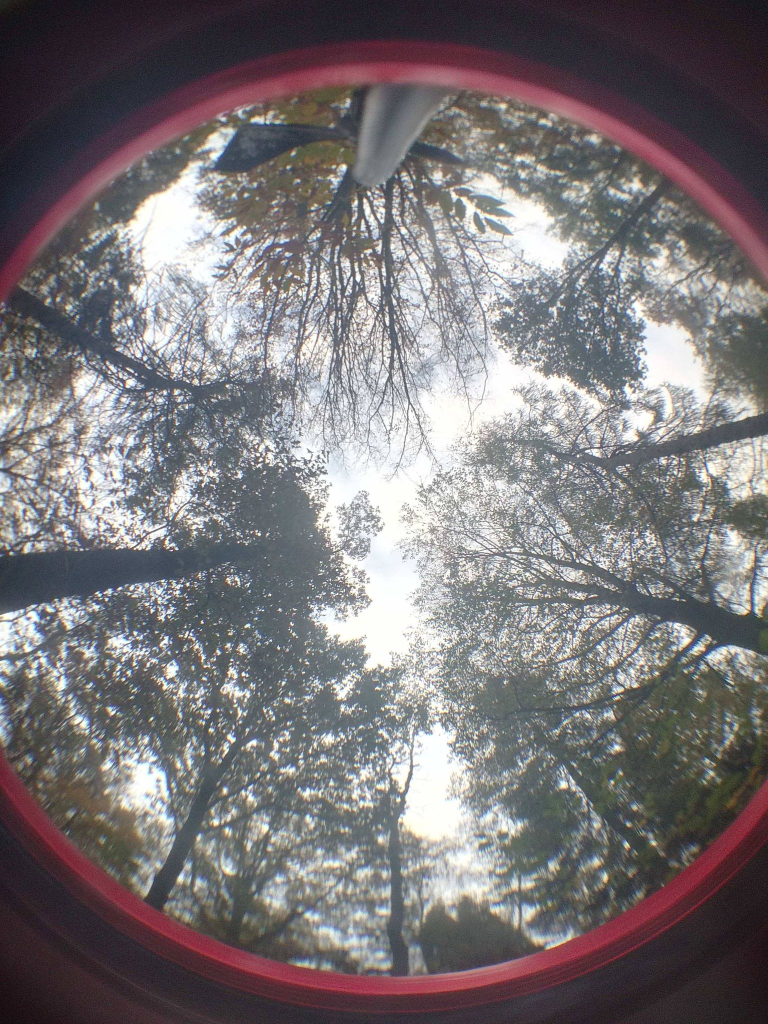
#> input picture rayman_scripts/VLINDER_foto/24_Eeklo_HetLeen.jpg, 1536 x 2048 px, found by its file name (shown at 1/2 size)
$ python fisheye_image_to_rayman_format.py   (older library calls are emulated)
#> lines starting #> are read from the running program, lines starting #| are printed output that depends on the picture; after the words box and inside, x2 and y2 are one past the last pixel; in counts of white or black regions, pixels touching at a corner belong together
#!/usr/bin/env python3
# -*- coding: utf-8 -*-
"""
Created on Tue Jan 18 11:07:17 2022

@author: thoverga
"""

import numpy as np
import cv2
import matplotlib.pyplot as plt
import copy

#%% settings

#debug
image_path = "/home/thoverga/Documents/VLINDER_github/VLINDER/rayman_scripts/VLINDER_foto/24_Eeklo_HetLeen.jpg"

output_path = "/home/thoverga/Documents/VLINDER_github/VLINDER/rayman_scripts/testje2.bmp"

#%%

def plotimg(img):
    plt.imshow(img)
    plt.show()

def format_image(image_path, output_path):
    # Read the image, convert it into grayscale, and make in binary image for threshold value of 1.
    img = cv2.imread(image_path,0)
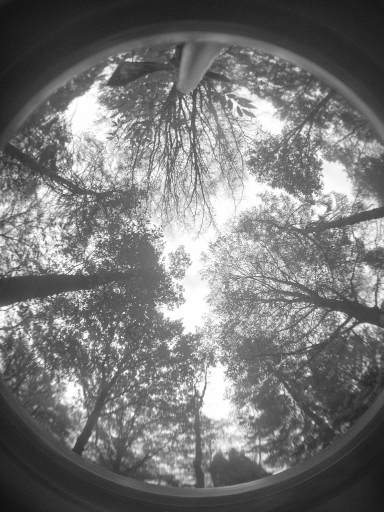
#> img: shape (2048, 1536) (shown at 1/4 size); min 1, max 255, mean 119.3

    # keep a copy of original image
    original = cv2.imread(image_path)
#> original is the input picture: shape (2048, 1536, 3); mean B, G, R 120.1, 117.5, 122.4

    # use binary threshold, all pixel that are beyond 3 are made white
    _, thresh_original = cv2.threshold(img, 70, 255, cv2.THRESH_BINARY)
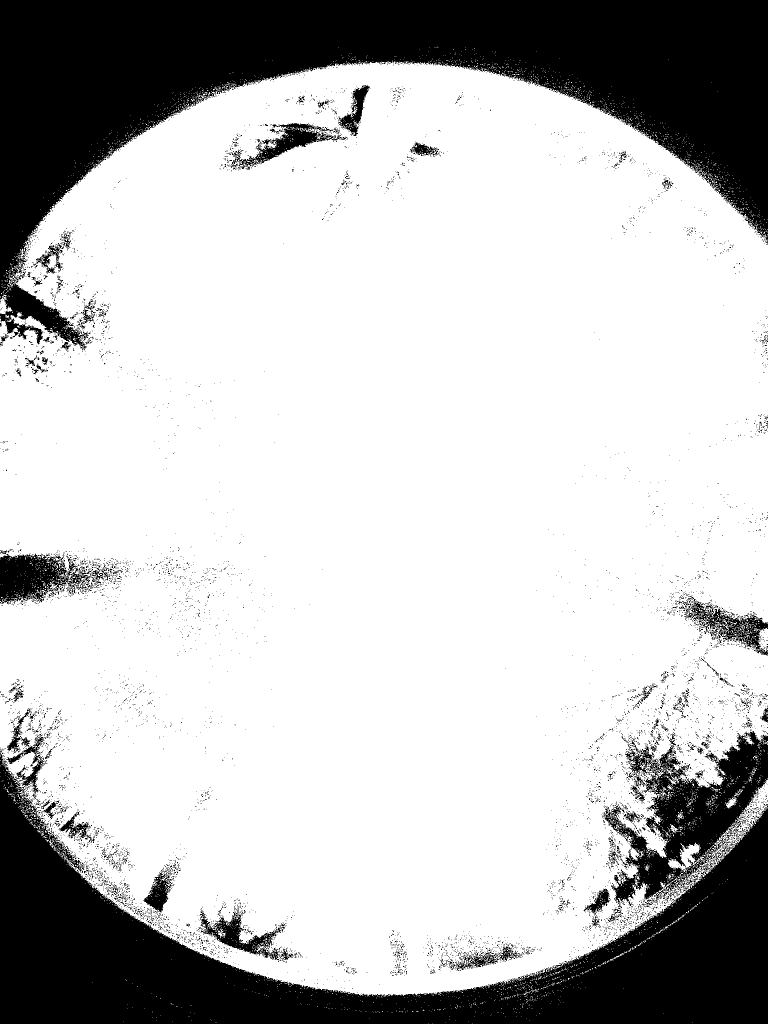
#> thresh_original: shape (2048, 1536) (shown at 1/2 size); 75.7% white; 7153 black regions (6979 under 20 px)
    # plotimg(thresh_original)

    # Now find contours in it.
    thresh = copy.copy(thresh_original)
    im2,contours,hierarchy = cv2.findContours(thresh,cv2.RETR_TREE,cv2.CHAIN_APPROX_SIMPLE)
#> contours = 13477 contours, 13082 with area under 20; largest, box (x1, y1, x2, y2) and area: (0, 121, 1536, 1994) 2412365, (399, 1820, 558, 1921) 5665, (476, 245, 677, 336) 5594, (676, 169, 741, 273) 2516, (285, 1744, 345, 1826) 2396

    #get contours with highest height
    lst_contours = []
    for cnt in contours:
        ctr = cv2.boundingRect(cnt)
        lst_contours.append(ctr)
#> this loop made 13477 passes
#> ctr on passes 1 to 3: (944, 2047, 1, 1), (865, 2047, 1, 1), (856, 2046, 1, 1)
#> after the loop, lst_contours = 13477 items, first 6: (944, 2047, 1, 1), (865, 2047, 1, 1), (856, 2046, 1, 1), (1384, 2045, 1, 1), (890, 2044, 1, 1), (431, 2044, 2, 1)

    #select the biggest boundingbox
    x,y,w,h = sorted(lst_contours, key=lambda coef: coef[3])[-1]
#> x = 0; y = 121; w = 1536; h = 1873


    # draw contours
    ctr = copy.copy(original)
    cv2.rectangle(ctr, (x,y),(x+w,y+h),(0,255,0),2)
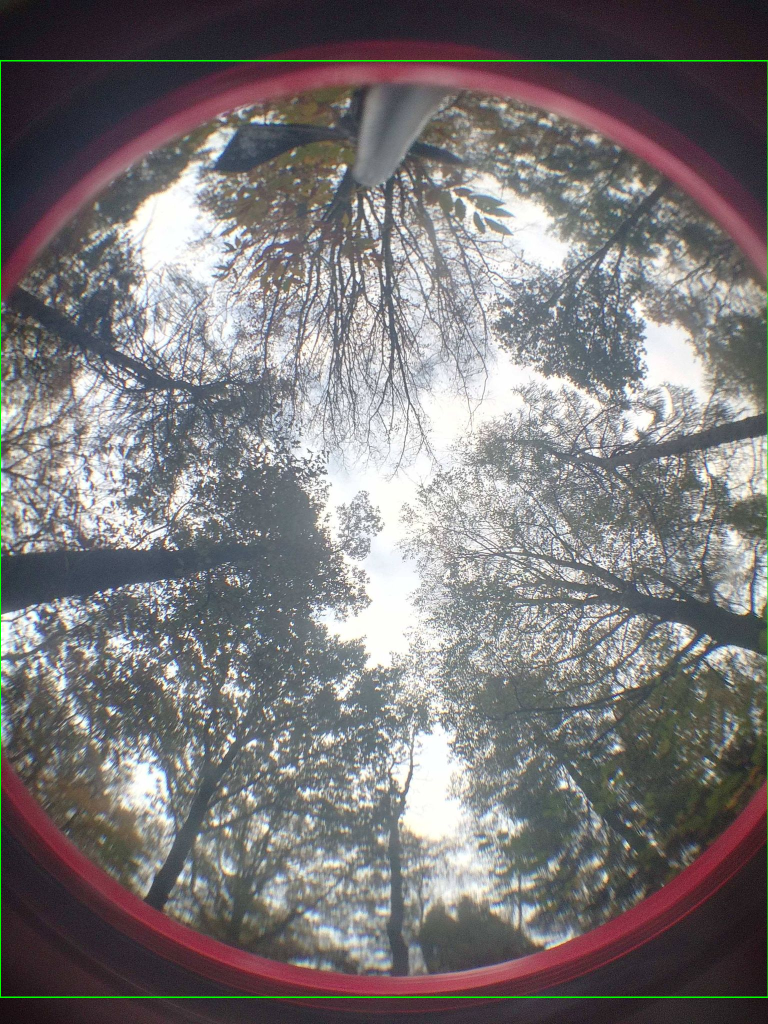
#> ctr: shape (2048, 1536, 3) (shown at 1/2 size); 0.47% of pixels changed, all inside (x1, y1, x2, y2) = (0, 120, 1536, 1996)


    #crop image to boundingbox
    cropped_img = original[y:y+h, x:x+w]
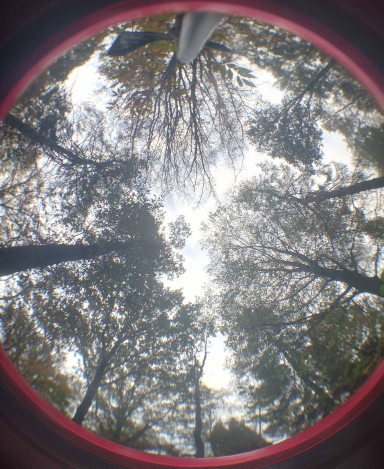
#> cropped_img: shape (1873, 1536, 3) (shown at 1/4 size); mean B, G, R 127.4, 125.2, 129.6


    #resize image to square 1000 X 1000
    def resizeAndPad(img, size, padColor=0):
#> called with size = (1000, 1000), padColor = 127
        h, w = img.shape[:2]
        sh, sw = size

        # interpolation method
        if h > sh or w > sw: # shrinking image
            interp = cv2.INTER_AREA
        else: # stretching image
            interp = cv2.INTER_CUBIC

        # aspect ratio of image
        aspect = w/h  # if on Python 2, you might need to cast as a float: float(w)/h

        # compute scaling and pad sizing
        if aspect > 1: # horizontal image
            new_w = sw
            new_h = np.round(new_w/aspect).astype(int)
            pad_vert = (sh-new_h)/2
            pad_top, pad_bot = np.floor(pad_vert).astype(int), np.ceil(pad_vert).astype(int)
            pad_left, pad_right = 0, 0
        elif aspect < 1: # vertical image
            new_h = sh
            new_w = np.round(new_h*aspect).astype(int)
            pad_horz = (sw-new_w)/2
            pad_left, pad_right = np.floor(pad_horz).astype(int), np.ceil(pad_horz).astype(int)
            pad_top, pad_bot = 0, 0
        else: # square image
            new_h, new_w = sh, sw
            pad_left, pad_right, pad_top, pad_bot = 0, 0, 0, 0

        # set pad color
        if len(img.shape) is 3 and not isinstance(padColor, (list, tuple, np.ndarray)): # color image but only one color provided
            padColor = [padColor]*3

        # scale and pad
        scaled_img = cv2.resize(img, (new_w, new_h), interpolation=interp)
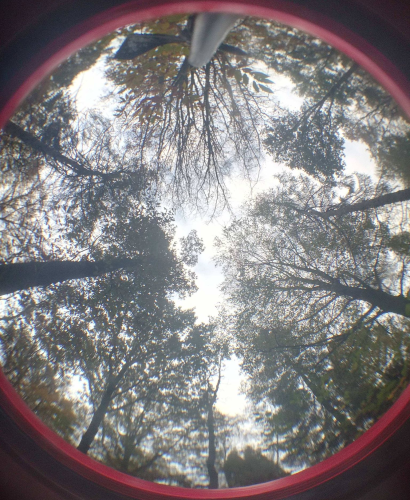
#> scaled_img: shape (1000, 820, 3) (shown at 1/2 size); mean B, G, R 127.4, 125.2, 129.6
        scaled_img = cv2.copyMakeBorder(scaled_img, pad_top, pad_bot, pad_left, pad_right, borderType=cv2.BORDER_CONSTANT, value=padColor)
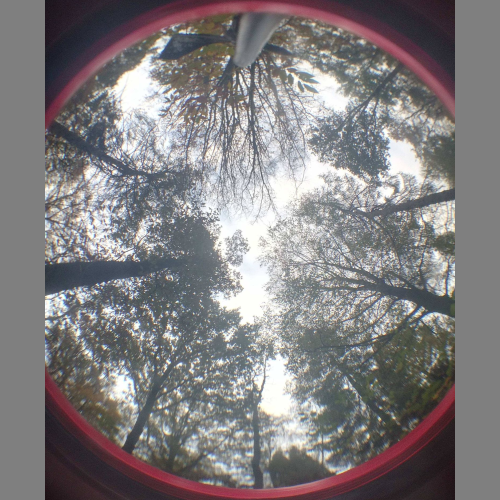
#> scaled_img: shape (1000, 1000, 3) (shown at 1/2 size); mean B, G, R 127.3, 125.5, 129.1

        return scaled_img


    scaled_cropped_img = resizeAndPad(cropped_img, (1000,1000), 127)
    plotimg(scaled_cropped_img)

    #write to BMP file
    cv2.imwrite(output_path, scaled_cropped_img)
    return


format_image(image_path, output_path)

$ run again, with rayman_scripts/VLINDER_foto/02_Gent_Sterre.jpg copied over rayman_scripts/VLINDER_foto/24_Eeklo_HetLeen.jpg
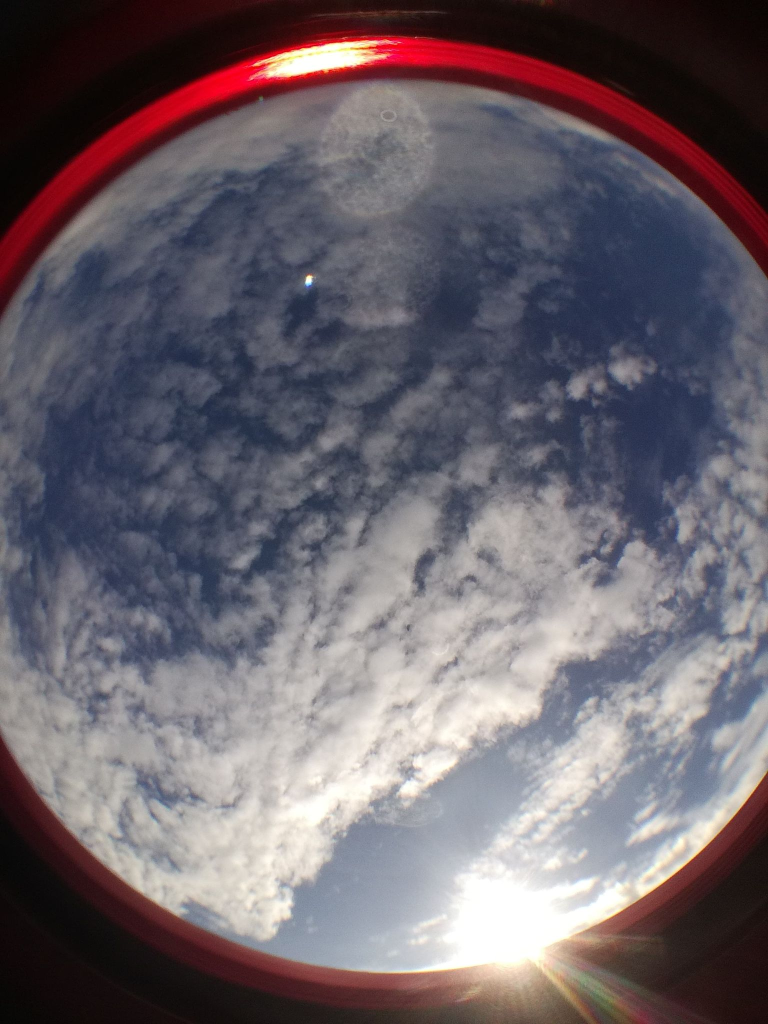
#> input picture rayman_scripts/VLINDER_foto/02_Gent_Sterre.jpg, 1536 x 2048 px, found by its file name (shown at 1/2 size)
#> in format_image, original is the input picture: shape (2048, 1536, 3); mean B, G, R 106.5, 98.8, 107
#> in format_image, `_, thresh_original = cv2.threshold(img, 70, 255, cv2.THRESH_BINARY)`:
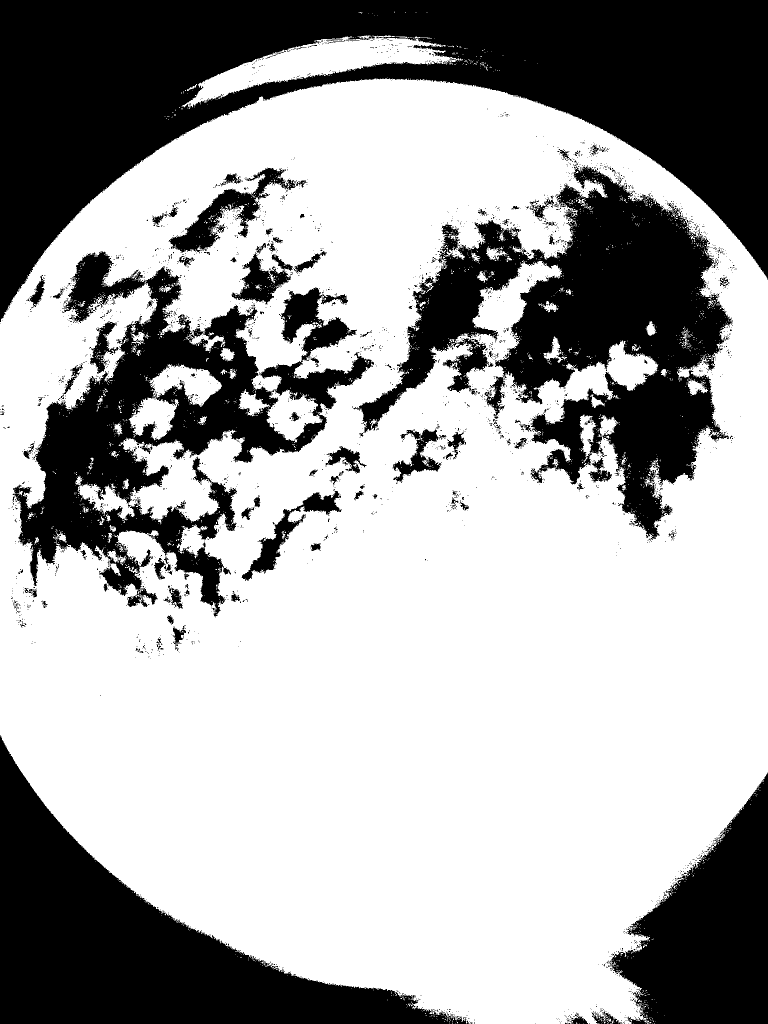
#> thresh_original: shape (2048, 1536) (shown at 1/2 size); 64.4% white; 2926 black regions (2779 under 20 px)
#> contours = 6501 contours, 6204 with area under 20; largest, box (x1, y1, x2, y2) and area: (0, 157, 1536, 2048) 2425799, (705, 329, 1465, 1081) 220511, (24, 531, 749, 1234) 169772, (363, 71, 919, 218) 25973, (257, 728, 444, 881) 11166
#> the loop in format_image, `for cnt in contours:` made 6501 passes
#> ctr on passes 2 to 4: (1305, 2047, 1, 1), (1301, 2047, 1, 1), (1267, 2047, 1, 1)
#> after the loop in format_image, `for cnt in contours:`: lst_contours = 6501 items, first 6: (1308, 2047, 2, 1), (1305, 2047, 1, 1), (1301, 2047, 1, 1), (1267, 2047, 1, 1), (1237, 2047, 1, 1), (1203, 2047, 1, 1)
#> in format_image, `x,y,w,h = sorted(lst_contours, key=lambda coef: coef[3])[-1]`: x = 0; y = 157; w = 1536; h = 1891
#> in resizeAndPad, `scaled_img = cv2.copyMakeBorder(scaled_img, pad_top, pad_bot, pad_left..`:
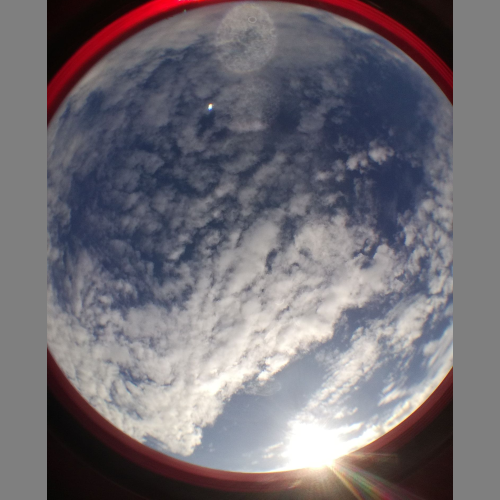
#> scaled_img: shape (1000, 1000, 3) (shown at 1/2 size); mean B, G, R 116.2, 109.4, 114.1

$ run again, with rayman_scripts/VLINDER_foto/12_Zoo_Antwerpen.jpg copied over rayman_scripts/VLINDER_foto/24_Eeklo_HetLeen.jpg
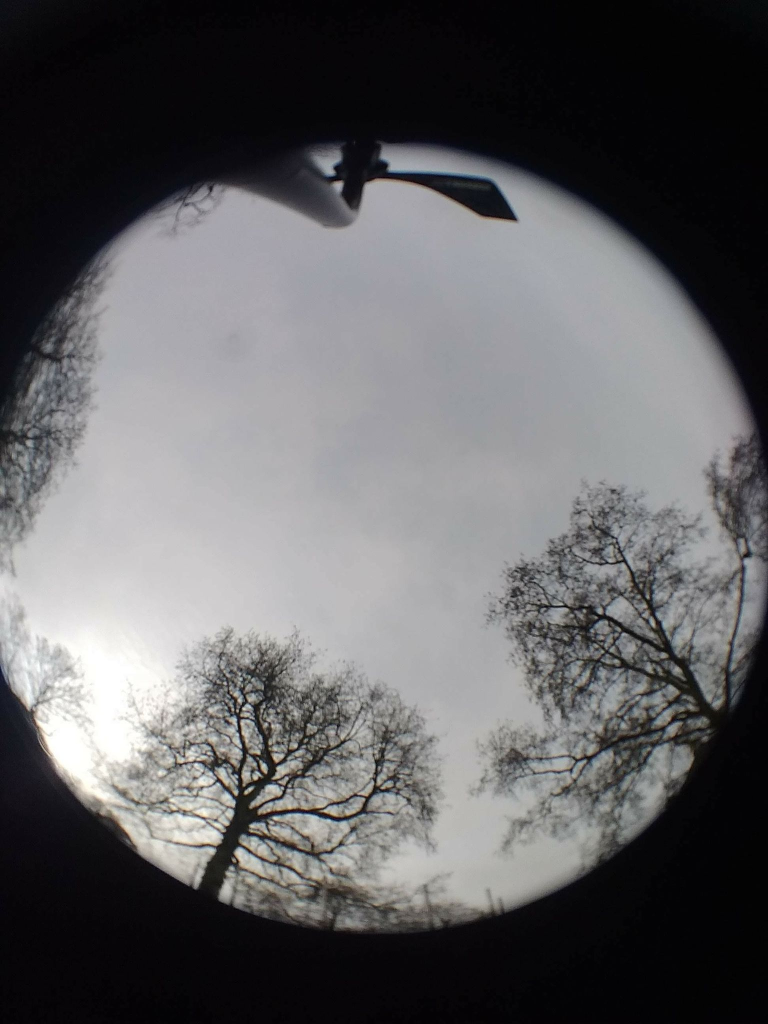
#> input picture rayman_scripts/VLINDER_foto/12_Zoo_Antwerpen.jpg, 1536 x 2048 px, found by its file name (shown at 1/2 size)
#> in format_image, original is the input picture: shape (2048, 1536, 3); mean B, G, R 98.4, 96.6, 97
#> in format_image, `_, thresh_original = cv2.threshold(img, 70, 255, cv2.THRESH_BINARY)`:
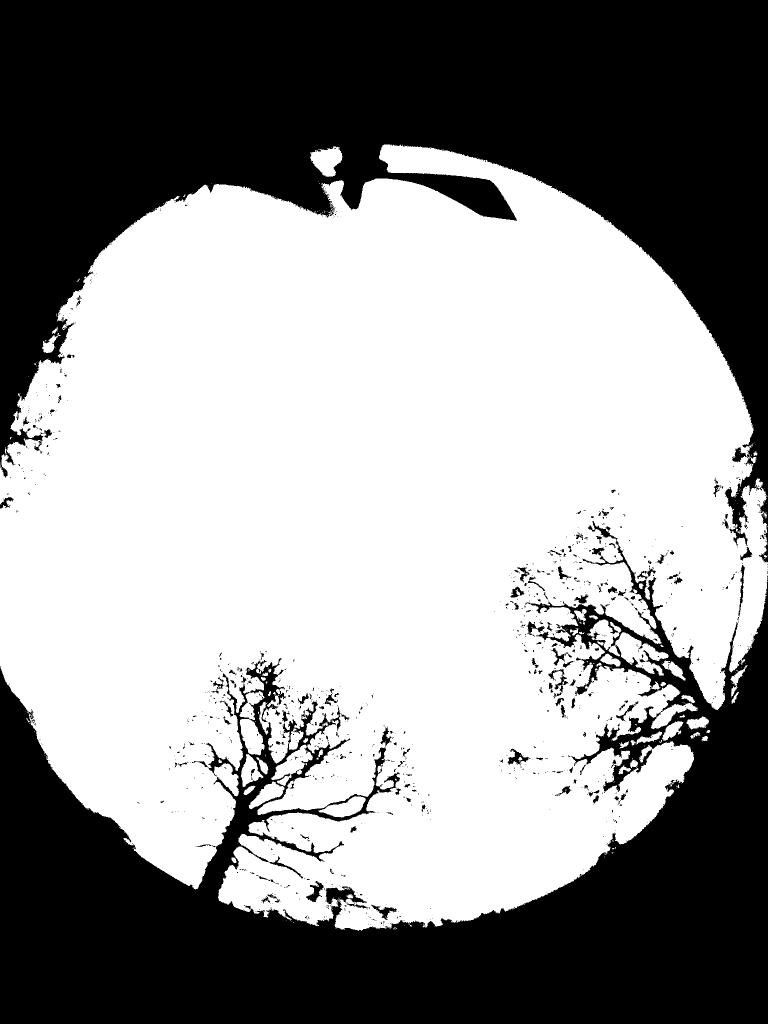
#> thresh_original: shape (2048, 1536) (shown at 1/2 size); 56.9% white; 1062 black regions (891 under 20 px)
#> contours = 1582 contours, 1306 with area under 20; largest, box (x1, y1, x2, y2) and area: (0, 289, 1536, 1862) 1773377, (1230, 1264, 1337, 1351) 3886, (620, 293, 685, 354) 2412, (479, 1438, 529, 1511) 2230, (1175, 1239, 1243, 1313) 2022
#> the loop in format_image, `for cnt in contours:` made 1582 passes
#> ctr on passes 1 to 3: (787, 1855, 7, 4), (868, 1852, 1, 1), (808, 1851, 1, 1)
#> after the loop in format_image, `for cnt in contours:`: lst_contours = 1582 items, first 6: (787, 1855, 7, 4), (868, 1852, 1, 1), (808, 1851, 1, 1), (820, 1850, 4, 3), (843, 1848, 1, 1), (817, 1847, 3, 2)
#> in format_image, `x,y,w,h = sorted(lst_contours, key=lambda coef: coef[3])[-1]`: x = 0; y = 289; w = 1536; h = 1573
#> in resizeAndPad, `scaled_img = cv2.copyMakeBorder(scaled_img, pad_top, pad_bot, pad_left..`:
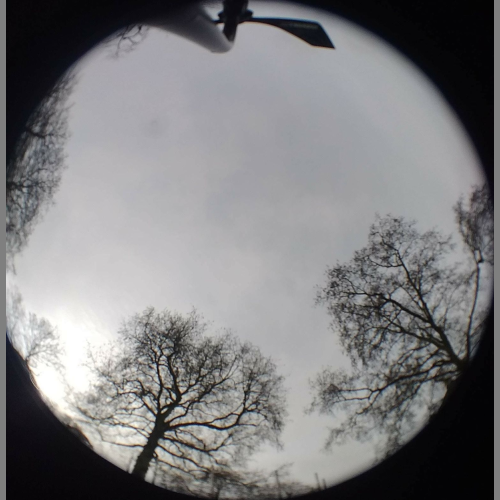
#> scaled_img: shape (1000, 1000, 3) (shown at 1/2 size); mean B, G, R 126.1, 124.4, 124.7
